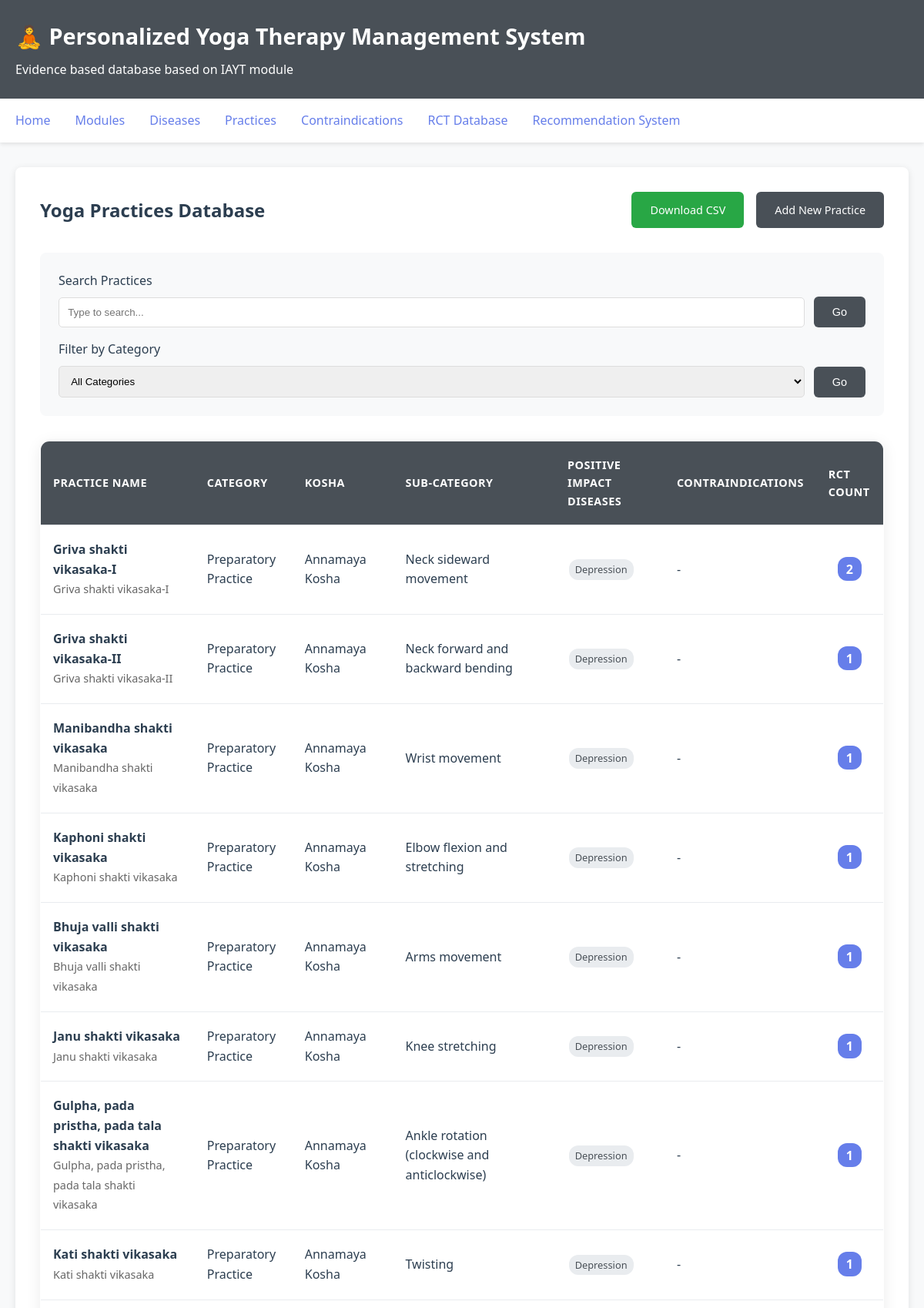
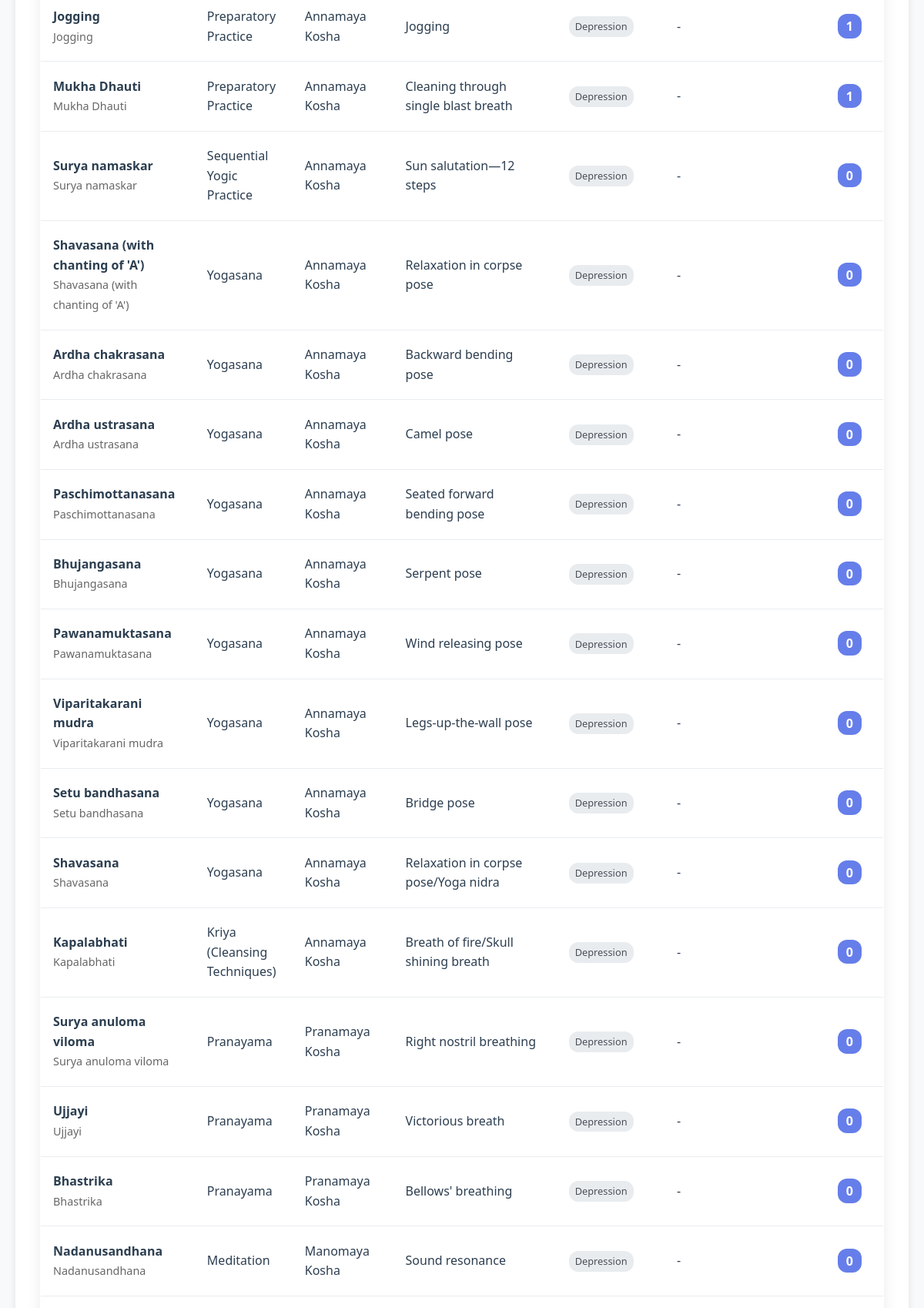
The page /practices (upper part) on the database its author committed (2 pictures, top to bottom).
### database/models.py (models this page shows, shortened)
class Practice(Base):
    __tablename__ = 'practices'
    id = Column(Integer, primary_key=True)
    practice_sanskrit = Column(String(200))
    practice_english = Column(String(200), nullable=False)
    practice_segment = Column(String(50), nullable=False)  # Preparatory Practice, Breathing Practice, etc. (now called "Category")
    sub_category = Column(String(100))  # Subcategory within the segment
    kosha = Column(String(50))  # Annamaya Kosha, Pranamaya Kosha, Manomaya Kosha, Vijnanamaya Kosha, Anandamaya Kosha
    rounds = Column(Integer)
    time_minutes = Column(Float)
    strokes_per_min = Column(Integer)
    strokes_per_cycle = Column(Integer)
    rest_between_cycles_sec = Column(Integer)
    variations = Column(Text)  # JSON string for variations list (now includes referred_in field)
    steps = Column(Text)  # JSON string for steps list
    description = Column(Text)
    how_to_do = Column(Text)  # How to do this practice
    cvr_score = Column(Float)  # Capacity-Variability-Responsiveness score
    photo_path = Column(String(500))  # Path to uploaded photo
    video_path = Column(String(500))  # Path to uploaded video
    citation_id = Column(Integer, ForeignKey('citations.id'))
    citation = relationship('Citation', back_populates='practices')
    module_id = Column(Integer, ForeignKey('modules.id'), nullable=True)
    module = relationship('Module', back_populates='practices')
    diseases = relationship(
        'Disease',
        secondary=disease_practice_association,
        back_populates='practices'
    )
    rct_count = Column(Integer, default=0)  # Number of RCTs supporting this practice category for each disease

class Disease(Base):
    __tablename__ = 'diseases'
    id = Column(Integer, primary_key=True)
    name = Column(String(200), unique=True, nullable=False)
    description = Column(Text)
    practices = relationship(
        'Practice',
        secondary=disease_practice_association,
        back_populates='diseases'
    )
    contraindications = relationship(
        'Contraindication',
        secondary=disease_contraindication_association,
        back_populates='diseases'
    )

### web/app.py (the view)
@app.route('/practices')
def list_practices():
    session = get_db_session()
    try:
        segment_filter = request.args.get('segment', '')
        search_term = request.args.get('search', '')
        query = session.query(Practice)
        if segment_filter:
            query = query.filter(Practice.practice_segment == segment_filter)
        if search_term:
            query = query.filter(
                (Practice.practice_english.ilike(f'%{search_term}%')) |
                (Practice.practice_sanskrit.ilike(f'%{search_term}%'))
            )
        practices = query.all()
        for practice in practices:
            _ = len(practice.diseases)  # Load diseases relationship
            if practice.module:
                _ = practice.module.id  # Load module ID
                _ = practice.module.developed_by
                _ = practice.module.paper_link
                if practice.module.disease:
                    _ = practice.module.disease.name
            if practice.citation:
                _ = practice.citation.citation_text  # Load citation
        grouped_practices = {}
        for practice in practices:
            key = (
                practice.practice_sanskrit or '',
                practice.practice_english,
                practice.practice_segment,
                practice.sub_category or '',
                practice.kosha or '',
                practice.rounds,
                practice.time_minutes,
                practice.strokes_per_min,
                practice.strokes_per_cycle,
                practice.rest_between_cycles_sec,
                practice.variations or '',
                practice.steps or '',
                practice.description or '',
                practice.how_to_do or '',
                practice.photo_path or '',
                practice.video_path or '',
                practice.citation_id,
                tuple(sorted([d.id for d in practice.diseases])),  # Sorted disease IDs
                practice.rct_count or 0
            )
            if key not in grouped_practices:
                grouped_practices[key] = {
                    'practice': practice,  # Use first practice as representative
                    'modules': [],  # List of (module_id, developed_by) tuples
                    'practice_ids': [],  # All practice IDs in this group
                    'diseases': set()  # Disease names aggregated across modules
                }
            if practice.module and practice.module.developed_by:
                module_info = (practice.module.id, practice.module.developed_by)
                if module_info not in grouped_practices[key]['modules']:
                    grouped_practices[key]['modules'].append(module_info)
            module_diseases = getattr(practice, '_module_disease_names', None)
            if module_diseases:
                grouped_practices[key]['diseases'].update(module_diseases)
            elif practice.diseases:
                for disease in practice.diseases:
                    grouped_practices[key]['diseases'].add(disease.name)
            if practice.id not in grouped_practices[key]['practice_ids']:
                grouped_practices[key]['practice_ids'].append(practice.id)
        grouped_list = []
        for data in grouped_practices.values():
            data['diseases'] = sorted(data['diseases'])
            grouped_list.append(data)
        all_segments = session.query(Practice.practice_segment).distinct().all()
        segments = [s[0] for s in all_segments]
        return render_template('practices.html',
                             practices=grouped_list,
                             segments=segments,
                             current_segment=segment_filter,
                             search_term=search_term)
    finally:
        session.close()

### database/models.py (called while the page is built)
def get_session(db_path='sqlite:///yoga_therapy.db'):
    engine = create_engine(db_path, echo=False)
    Session = sessionmaker(bind=engine)
    return Session()

### web/app.py (called while the page is built)
def get_db_session():
    return get_session(DB_PATH)

### web/templates/practices.html (shortened to what this page needs)
{% extends "base.html" %}
{% block content %}
<div style="display: flex; justify-content: space-between; align-items: center; margin-bottom: 2rem;">
    <h2>Yoga Practices Database</h2>
    <div style="display: flex; gap: 1rem;">
        <a href="/export/practices/csv" class="btn" style="background: #28a745;">Download CSV</a>
        <a href="/practice/add" class="btn">Add New Practice</a>
    </div>
</div>
<div style="margin-bottom: 2rem; padding: 1.5rem; background: #f8f9fa; border-radius: 8px; display: grid; gap: 1rem;">
    <form method="GET" style="display: flex; gap: 0.75rem; flex-wrap: wrap; align-items: flex-end;">
        <div style="flex: 1; min-width: 220px;">
            <label style="display: block; margin-bottom: 0.5rem; font-weight: 500;">Search Practices</label>
            <div style="position: relative;">
                <input type="text" id="practice-search" name="search" value="{{ search_term }}"
                       placeholder="Type to search..." autocomplete="off"
                       style="width: 100%; padding: 0.7rem; border: 1px solid #ddd; border-radius: 5px;">
            </div>
        </div>
        <button type="submit" class="btn">Go</button>
    </form>
    <form method="GET" style="display: flex; gap: 0.75rem; flex-wrap: wrap; align-items: flex-end;">
        <div style="flex: 1; min-width: 220px;">
            <label style="display: block; margin-bottom: 0.5rem; font-weight: 500;">Filter by Category</label>
            <select name="segment" style="width: 100%; padding: 0.7rem; border: 1px solid #ddd; border-radius: 5px;">
                <option value="">All Categories</option>
            </select>
        </div>
        <button type="submit" class="btn">Go</button>
    </form>
</div>
{% if practices %}
    <table>
        <thead>
            <tr>
                <th>Practice Name</th>
                <th>Category</th>
                <th>Kosha</th>
                <th>Sub-Category</th>
                <th>Positive impact diseases</th>
                <th>Contraindications</th>
                <th>RCT Count</th>
            </tr>
        </thead>
        <tbody>
            {% for group in practices %}
            {% set practice = group.practice %}
            <tr class="clickable-row" onclick="window.location.href='/practice/{{ practice.id }}'">
                <td>
                    {% if practice.practice_sanskrit %}
                        <strong>{{ practice.practice_sanskrit }}</strong><br>
                        <span class="practice-english-sub">{{ practice.practice_english }}</span>
                    {% else %}
                        <strong>{{ practice.practice_english }}</strong>
                    {% endif %}
                </td>
                <td>{{ practice.practice_segment }}</td>
                <td>{{ practice.kosha or '-' }}</td>
                <td>{{ practice.sub_category or '-' }}</td>
                <td>
                    {% if group.diseases %}
                        {% for disease_name in group.diseases %}
                            <span class="disease-tag-small">{{ disease_name }}</span>{% if not loop.last %} {% endif %}
                        {% endfor %}
                    {% else %}
                        -
                    {% endif %}
                </td>
                <td>
                    {% if group.practice.contraindications %}
                        {% set seen = [] %}
                        {% for contra in group.practice.contraindications %}
                            {% for disease in contra.diseases %}
                                {% if disease.name not in seen %}
                                    {% set _ = seen.append(disease.name) %}
                                    <span class="disease-tag-small" style="background: #ffe4e6; color: #9f1239;">{{ disease.name }}</span>
                                {% endif %}
                            {% endfor %}
                        {% endfor %}
                        {% if not seen %}-{% endif %}
                    {% else %}
                        -
                    {% endif %}
                </td>
                <td style="text-align: center;">
                    <span style="background: #667eea; color: white; padding: 0.3rem 0.7rem; border-radius: 12px; font-weight: bold;">
                        {{ practice.rct_count or 0 }}
                    </span>
                </td>
            </tr>
            {% endfor %}
        </tbody>
    </table>
{% else %}
    <div style="padding: 2rem; background: #f8f9fa; border-radius: 8px; text-align: center;">
        <p>No practices found matching your criteria.</p>
    </div>
{% endif %}
{% endblock %}

### web/templates/base.html (style rules this page uses)
* { margin: 0; padding: 0; box-sizing: border-box; }
body { font-family: 'Segoe UI', Tahoma, Geneva, Verdana, sans-serif; line-height: 1.6; color: #2c3e50; background-color: #f8f9fa; }
.btn { display: inline-block; padding: 0.75rem 1.5rem; background: #495057; color: white; text-decoration: none; border-radius: 6px; border: none; cursor: pointer; font-size: 0.9rem; font-weight: 500; transition: background 0.3s ease; }
table { width: 100%; border-collapse: collapse; margin-top: 1rem; background: white; border-radius: 12px; overflow: hidden; box-shadow: 0 4px 20px rgba(0,0,0,0.08); border: 1px solid #e9ecef; }
th, td { padding: 1.2rem 1rem; text-align: left; border-bottom: 1px solid #e9ecef; }
th { background: #495057; font-weight: 600; color: white; font-size: 0.9rem; text-transform: uppercase; letter-spacing: 0.5px; }

### web/templates/practices.html (style rules this page uses)
.clickable-row { cursor: pointer; transition: background-color 0.2s ease; }
.practice-english-sub { color: #666; font-size: 0.9rem; }
.disease-tag-small { display: inline-block; background: #e9ecef; color: #495057; padding: 0.2rem 0.5rem; border-radius: 12px; font-size: 0.8rem; margin: 0.1rem; }

### rows shown on the page
Practice: practice_sanskrit "Griva shakti vikasaka-I", practice_english "Griva shakti vikasaka-I", practice_segment "Preparatory Practice", kosha "Annamaya Kosha", sub_category "Neck sideward movement", rct_count "2"
Disease: name "Depression"
Practice: practice_sanskrit "Griva shakti vikasaka-II", practice_english "Griva shakti vikasaka-II", practice_segment "Preparatory Practice", kosha "Annamaya Kosha", sub_category "Neck forward and backward bending", rct_count "1"
Practice: practice_sanskrit "Manibandha shakti vikasaka", practice_english "Manibandha shakti vikasaka", practice_segment "Preparatory Practice", kosha "Annamaya Kosha", sub_category "Wrist movement", rct_count "1"
Practice: practice_sanskrit "Kaphoni shakti vikasaka", practice_english "Kaphoni shakti vikasaka", practice_segment "Preparatory Practice", kosha "Annamaya Kosha", sub_category "Elbow flexion and stretching", rct_count "1"
Practice: practice_sanskrit "Bhuja valli shakti vikasaka", practice_english "Bhuja valli shakti vikasaka", practice_segment "Preparatory Practice", kosha "Annamaya Kosha", sub_category "Arms movement", rct_count "1"
Practice: practice_sanskrit "Janu shakti vikasaka", practice_english "Janu shakti vikasaka", practice_segment "Preparatory Practice", kosha "Annamaya Kosha", sub_category "Knee stretching", rct_count "1"
Practice: practice_sanskrit "Gulpha, pada pristha, pada tala shakti vikasaka", practice_english "Gulpha, pada pristha, pada tala shakti vikasaka", practice_segment "Preparatory Practice", kosha "Annamaya Kosha", sub_category "Ankle rotation (clockwise and anticlockwise)", rct_count "1"
Practice: practice_sanskrit "Kati shakti vikasaka", practice_english "Kati shakti vikasaka", practice_segment "Preparatory Practice", kosha "Annamaya Kosha", sub_category "Twisting", rct_count "1"
Practice: practice_sanskrit "Jogging", practice_english "Jogging", practice_segment "Preparatory Practice", kosha "Annamaya Kosha", sub_category "Jogging", rct_count "1"
Practice: practice_sanskrit "Mukha Dhauti", practice_english "Mukha Dhauti", practice_segment "Preparatory Practice", kosha "Annamaya Kosha", sub_category "Cleaning through single blast breath", rct_count "1"
Practice: practice_sanskrit "Surya namaskar", practice_english "Surya namaskar", practice_segment "Sequential Yogic Practice", kosha "Annamaya Kosha", sub_category "Sun salutation—12 steps", rct_count "0"
Practice: practice_sanskrit "Shavasana (with chanting of 'A')", practice_english "Shavasana (with chanting of 'A')", practice_segment "Yogasana", kosha "Annamaya Kosha", sub_category "Relaxation in corpse pose", rct_count "0"
Practice: practice_sanskrit "Ardha chakrasana", practice_english "Ardha chakrasana", practice_segment "Yogasana", kosha "Annamaya Kosha", sub_category "Backward bending pose", rct_count "0"
Practice: practice_sanskrit "Ardha ustrasana", practice_english "Ardha ustrasana", practice_segment "Yogasana", kosha "Annamaya Kosha", sub_category "Camel pose", rct_count "0"
Practice: practice_sanskrit "Paschimottanasana", practice_english "Paschimottanasana", practice_segment "Yogasana", kosha "Annamaya Kosha", sub_category "Seated forward bending pose", rct_count "0"
Practice: practice_sanskrit "Bhujangasana", practice_english "Bhujangasana", practice_segment "Yogasana", kosha "Annamaya Kosha", sub_category "Serpent pose", rct_count "0"
Practice: practice_sanskrit "Pawanamuktasana", practice_english "Pawanamuktasana", practice_segment "Yogasana", kosha "Annamaya Kosha", sub_category "Wind releasing pose", rct_count "0"
Practice: practice_sanskrit "Viparitakarani mudra", practice_english "Viparitakarani mudra", practice_segment "Yogasana", kosha "Annamaya Kosha", sub_category "Legs-up-the-wall pose", rct_count "0"
Practice: practice_sanskrit "Setu bandhasana", practice_english "Setu bandhasana", practice_segment "Yogasana", kosha "Annamaya Kosha", sub_category "Bridge pose", rct_count "0"
Practice: practice_sanskrit "Shavasana", practice_english "Shavasana", practice_segment "Yogasana", kosha "Annamaya Kosha", sub_category "Relaxation in corpse pose/Yoga nidra", rct_count "0"
Practice: practice_sanskrit "Kapalabhati", practice_english "Kapalabhati", practice_segment "Kriya (Cleansing Techniques)", kosha "Annamaya Kosha", sub_category "Breath of fire/Skull shining breath", rct_count "0"
Practice: practice_sanskrit "Surya anuloma viloma", practice_english "Surya anuloma viloma", practice_segment "Pranayama", kosha "Pranamaya Kosha", sub_category "Right nostril breathing", rct_count "0"
Practice: practice_sanskrit "Ujjayi", practice_english "Ujjayi", practice_segment "Pranayama", kosha "Pranamaya Kosha", sub_category "Victorious breath", rct_count "0"
Practice: practice_sanskrit "Bhastrika", practice_english "Bhastrika", practice_segment "Pranayama", kosha "Pranamaya Kosha", sub_category "Bellows' breathing", rct_count "0"
Practice: practice_sanskrit "Nadanusandhana", practice_english "Nadanusandhana", practice_segment "Meditation", kosha "Manomaya Kosha", sub_category "Sound resonance", rct_count "0"
